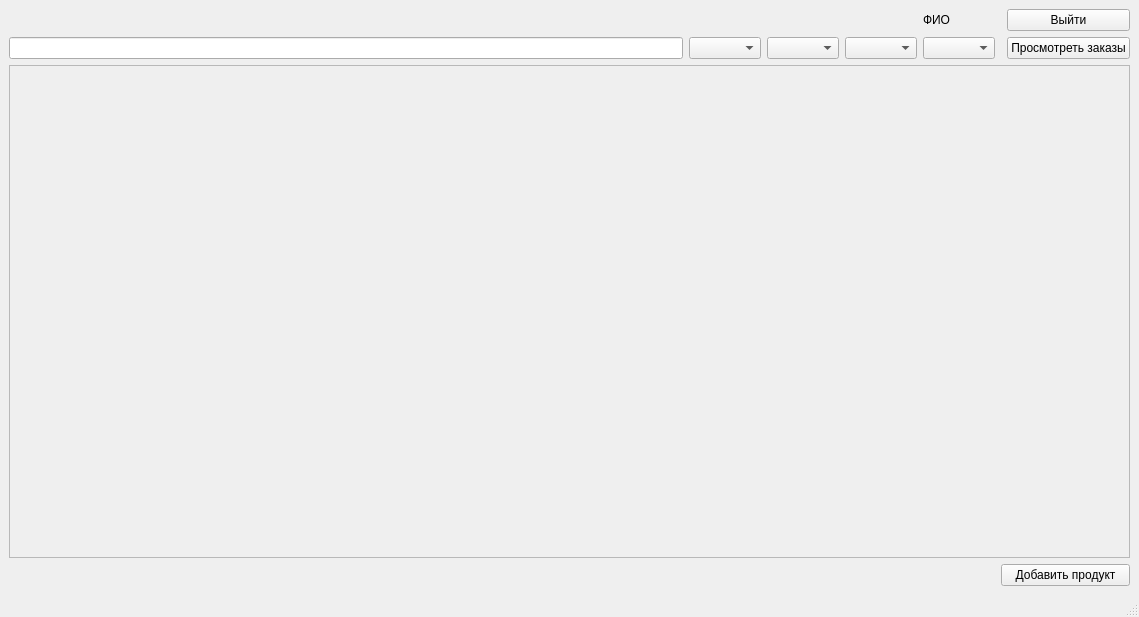
<?xml version="1.0" encoding="UTF-8"?>
<ui version="4.0">
 <class>MainWindow</class>
 <widget class="QMainWindow" name="MainWindow">
  <property name="geometry">
   <rect>
    <x>0</x>
    <y>0</y>
    <width>1139</width>
    <height>617</height>
   </rect>
  </property>
  <property name="windowTitle">
   <string>MainWindow</string>
  </property>
  <widget class="QWidget" name="centralwidget">
   <layout class="QGridLayout" name="gridLayout">
    <item row="0" column="4" colspan="2">
     <widget class="QLabel" name="labelFIO">
      <property name="text">
       <string>ФИО</string>
      </property>
     </widget>
    </item>
    <item row="0" column="6">
     <widget class="QPushButton" name="pushButtonlogout">
      <property name="text">
       <string>Выйти</string>
      </property>
     </widget>
    </item>
    <item row="1" column="0">
     <widget class="QLineEdit" name="lineEdit"/>
    </item>
    <item row="1" column="1">
     <widget class="QComboBox" name="comboBox"/>
    </item>
    <item row="1" column="2">
     <widget class="QComboBox" name="comboBox_2"/>
    </item>
    <item row="1" column="3">
     <widget class="QComboBox" name="comboBox_3"/>
    </item>
    <item row="1" column="4">
     <widget class="QComboBox" name="comboBox_4"/>
    </item>
    <item row="1" column="6">
     <widget class="QPushButton" name="pushButton_2">
      <property name="text">
       <string>Просмотреть заказы</string>
      </property>
     </widget>
    </item>
    <item row="2" column="0" colspan="7">
     <widget class="QScrollArea" name="scrollArea">
      <property name="widgetResizable">
       <bool>true</bool>
      </property>
      <widget class="QWidget" name="scrollAreaWidgetContents">
       <property name="geometry">
        <rect>
         <x>0</x>
         <y>0</y>
         <width>1119</width>
         <height>469</height>
        </rect>
       </property>
      </widget>
     </widget>
    </item>
    <item row="3" column="5" colspan="2">
     <widget class="QPushButton" name="pushButton">
      <property name="text">
       <string>Добавить продукт</string>
      </property>
     </widget>
    </item>
   </layout>
  </widget>
  <widget class="QMenuBar" name="menubar">
   <property name="geometry">
    <rect>
     <x>0</x>
     <y>0</y>
     <width>1139</width>
     <height>21</height>
    </rect>
   </property>
  </widget>
  <widget class="QStatusBar" name="statusbar"/>
 </widget>
 <resources/>
 <connections/>
</ui>
